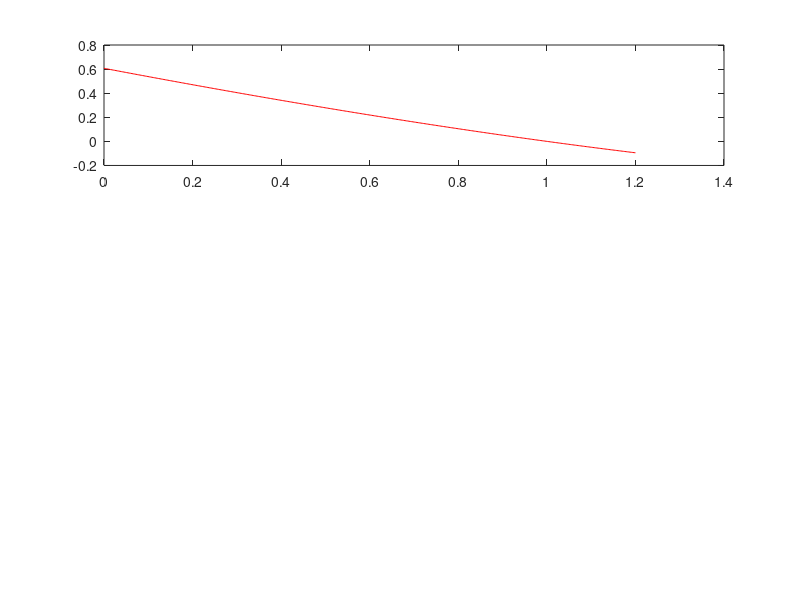

This chart was generated by the following MATLAB code: (Note: this script raises an error after producing the figure.)
lambdaA = 1/2;
lambdaB = 1;
lambdaC = 2;

f = @(r,L) exp(L.*(r-1)) - r;

r = linspace(0,1.2,400);

figure
% --- Plot 1 ---
subplot(3,1,1)
plot(r, f(r,lambdaA), 'r')
hold on
yline(0,'k--')
title('\lambda = 0.5')
xlabel('r')
ylabel('f(r)')

% --- Plot 2 ---
subplot(3,1,2)
plot(r, f(r,lambdaB), 'g')
hold on
yline(0,'k--')
title('\lambda = 1')
xlabel('r')
ylabel('f(r)')

% --- Plot 3 ---
subplot(3,1,3)
plot(r, f(r,lambdaC), 'b')
hold on
yline(0,'k--')
title('\lambda = 2')
xlabel('r')
ylabel('f(r)')


gA = @(r) f(r,lambdaA);
gB = @(r) f(r,lambdaB);
gC = @(r) f(r,lambdaC);

%according to the matlab ref: 
%"This solution is where fun(x) changes sign—fzero cannot find a root of a 
%function such as x^2." 

%this caused an error for the first 2 lambdas so we can check that there is 
%infact a root at r = 1; as this should always be a solution to the PGF(x)=x
rootA = fzero(gA, 1.1);
rootB = fzero(gB, 1.1);

disp(['root for lambda = 0.5: ', num2str(rootA)])
disp(['root for lambda = 1:   ', num2str(rootB)])

% lambda = 2 has two roots:
rootC1 = fzero(gC, [0 0.5]); %smallest root
rootC2 = fzero(gC, [0.9 1.1]); %trivial root

disp(['small root for lambda = 2: ', num2str(rootC1)])
disp(['root at r = 1 for lambda = 2: ', num2str(rootC2)])

% mark the roots on the plots
subplot(3,1,1)
plot(rootA, gA(rootA), 'ko', 'MarkerFaceColor', 'k')

%fzero still outputs a error for lambda = 1, but plugging in x=1 we get a 
%true expression so well still lable it
subplot(3,1,2)
plot(1, 0, 'ko', 'MarkerFaceColor', 'k')

subplot(3,1,3)
plot(rootC1, gC(rootC1), 'ko', 'MarkerFaceColor', 'k')
plot(rootC2, gC(rootC2), 'ko', 'MarkerFaceColor', 'k')
